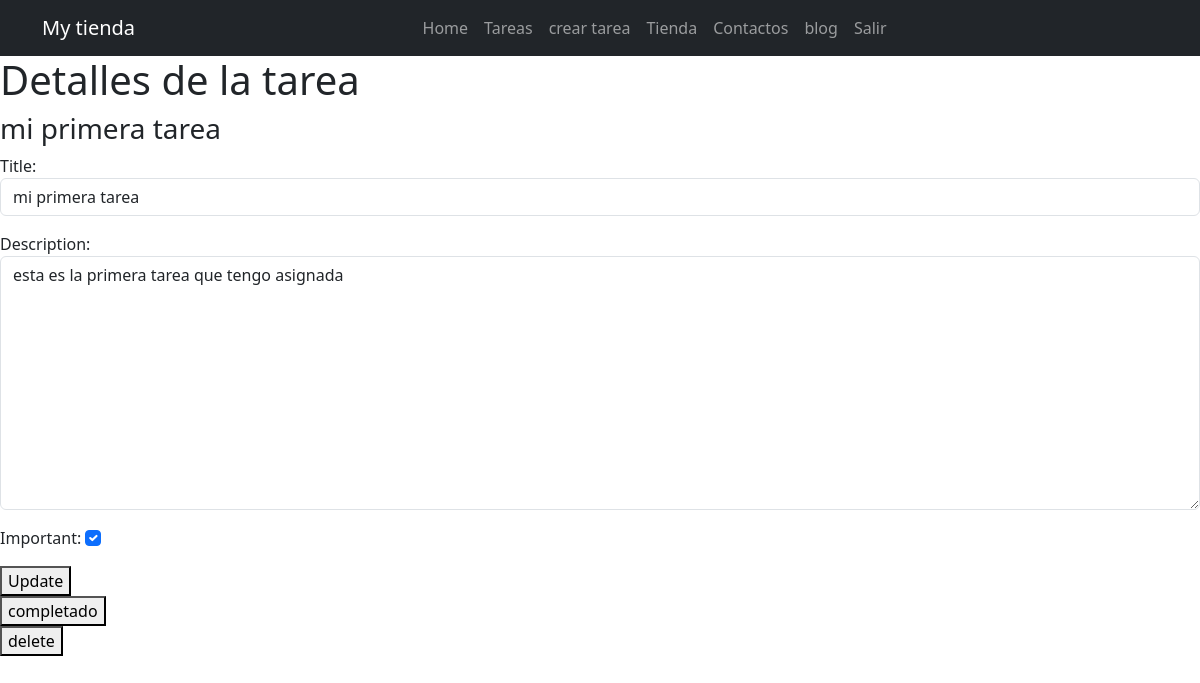
Page /task/1/ (signed in) on the committed database.
### tasks/models.py (models this page shows, shortened)
class Task (models.Model):
    title = models.CharField(max_length=100)
    description = models.TextField(blank=True)
    created=models.DateTimeField(auto_now_add=True)
    datecompleted = models.DateField(null=True)
    important= models.BooleanField(default=False)
    user = models.ForeignKey(User,on_delete=models.CASCADE)

### tasks/views.py (the view, shortened to what this page needs)
# urls.py: path('task/<int:task_id>/', views.task_detail, name='task_detail'),
@login_required
def task_detail(request, task_id):
    if request.method == 'GET':
        task = get_object_or_404(Task, pk=task_id, user=request.user)
        form = TaskForm(instance=task)
        return render(request, 'task_details.html', {'task': task, 'form': form})

### tasks/forms.py
class TaskForm(forms.ModelForm):
    class Meta:
        model = Task
        fields= ['title','description','important']
        widgets= {
            'title': forms.TextInput(attrs={'class':'form-control','placeholder':'Escribe tu titulo'}),
            'description': forms.Textarea(attrs={'class':'form-control','placeholder':'Escribe tu titulo'}),
            'important': forms.CheckboxInput(attrs={'class':'form-check-input'}),
        }

### tasks/templates/task_details.html (shortened to what this page needs)
{% extends 'base.html' %}
{% block content %}
<h1>Detalles de la tarea</h1>
<h3>{{task.title}}</h3>
<form action="" method="POST">
  {% csrf_token %} {{form.as_p}}
  <button>Update</button>
</form>
<form action="{% url 'complete_task' task.id %}" method="POST">
  <button>completado</button>
</form>
<form action="{% url 'delete_task' task.id %}" method="POST">
    <button>
      delete
    </button>
  </form>
{% endblock %}

### rows in the picture
Task: title "mi primera tarea", description "esta es la primera tarea que tengo asignada", important "☑"
